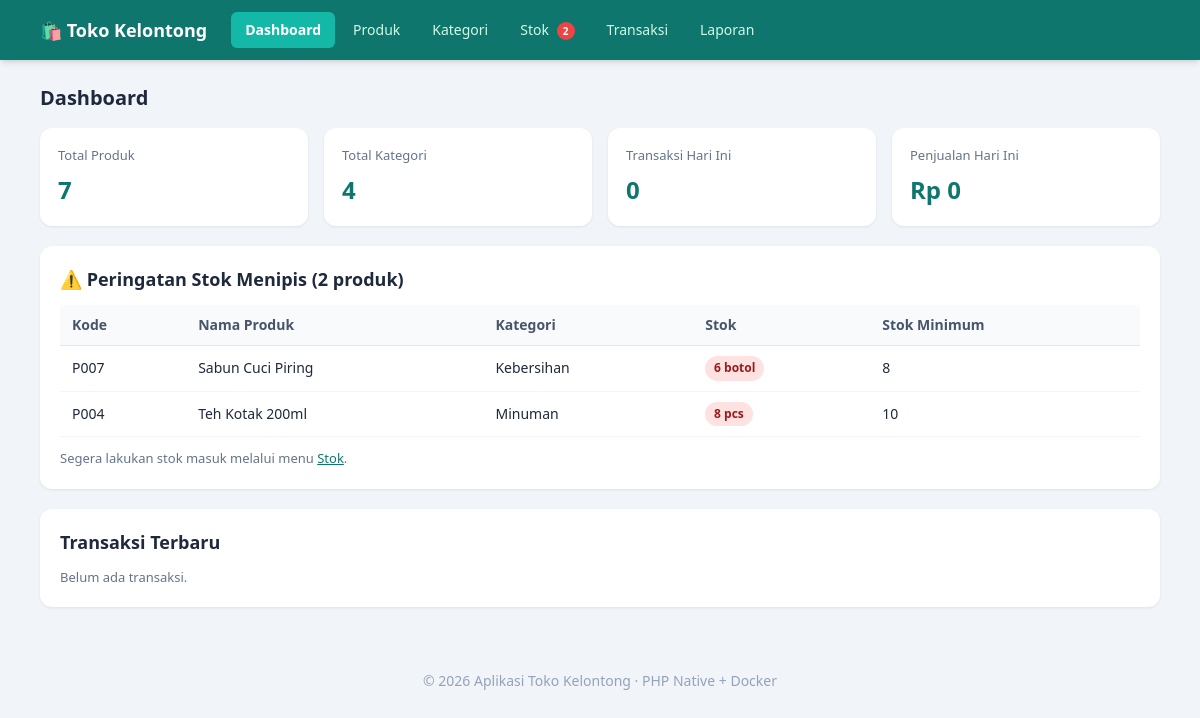
Before: / with the older database file.
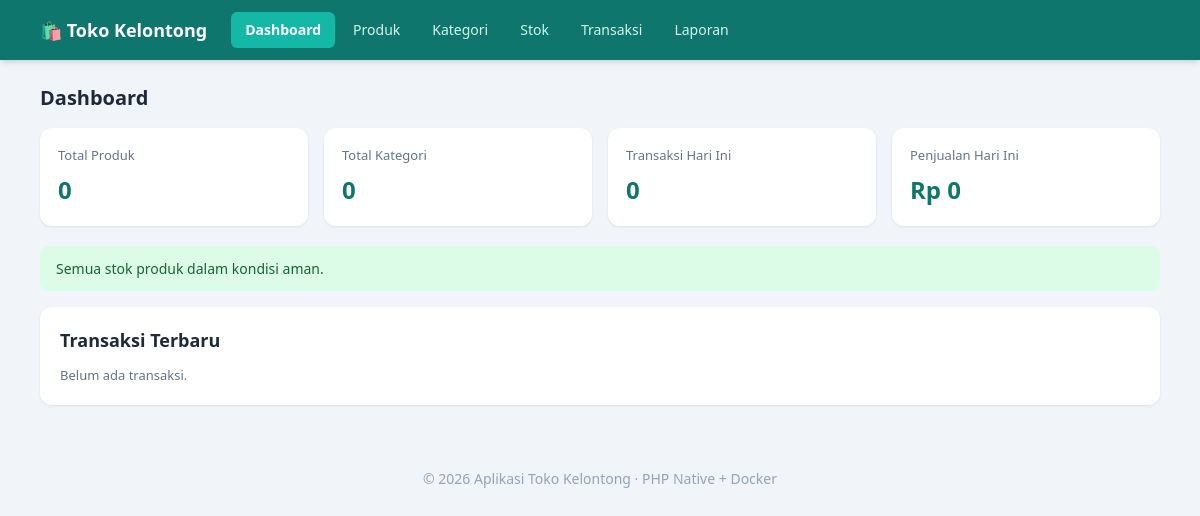
After: the same page with the newer database file.
### tables this page shows
CREATE TABLE produk (
  id INT AUTO_INCREMENT PRIMARY KEY,
  kode VARCHAR(50) NOT NULL UNIQUE,
  nama VARCHAR(150) NOT NULL,
  harga DECIMAL(12,2) NOT NULL DEFAULT 0,
  satuan VARCHAR(30) NOT NULL DEFAULT 'pcs',
  kategori_id INT NULL,
  stok INT NOT NULL DEFAULT 0,
  stok_minimum INT NOT NULL DEFAULT 5,
  created_at TIMESTAMP DEFAULT CURRENT_TIMESTAMP,
  CONSTRAINT fk_produk_kategori FOREIGN KEY (kategori_id) REFERENCES kategori(id) ON DELETE SET NULL
);

CREATE TABLE kategori (
  id INT AUTO_INCREMENT PRIMARY KEY,
  nama VARCHAR(100) NOT NULL UNIQUE,
  created_at TIMESTAMP DEFAULT CURRENT_TIMESTAMP
);

### config.php (called while the page is built, shortened)
<?php
function db(): PDO
{
    static $pdo = null;
    if ($pdo === null) {
        $dsn = 'mysql:host=' . DB_HOST . ';dbname=' . DB_NAME . ';charset=utf8mb4';
        try {
            $pdo = new PDO($dsn, DB_USER, DB_PASS, [
                PDO::ATTR_ERRMODE => PDO::ERRMODE_EXCEPTION,
                PDO::ATTR_DEFAULT_FETCH_MODE => PDO::FETCH_ASSOC,
                PDO::ATTR_EMULATE_PREPARES => false,
            ]);
        } catch (PDOException $e) {
            error_log('Koneksi database gagal: ' . $e->getMessage());
            http_response_code(500);
            die('Koneksi database gagal. Silakan hubungi administrator.');
        }
    }
    return $pdo;
}
function e($str): string
{
    return htmlspecialchars((string)$str, ENT_QUOTES, 'UTF-8');
}
function produk_stok_menipis(): array
{
    return db()->query('SELECT p.*, k.nama AS kategori_nama
                        FROM produk p
                        LEFT JOIN kategori k ON k.id = p.kategori_id
                        WHERE p.stok <= p.stok_minimum
                        ORDER BY p.stok ASC')->fetchAll();
}

### index.php (the view, shortened to what the changed rows need)
<?php
require_once __DIR__ . '/config.php';
$totalProduk   = (int) db()->query('SELECT COUNT(*) FROM produk')->fetchColumn();
$totalKategori = (int) db()->query('SELECT COUNT(*) FROM kategori')->fetchColumn();
$menipis       = produk_stok_menipis();
$trxTerbaru = db()->query('SELECT * FROM transaksi ORDER BY created_at DESC LIMIT 5')->fetchAll();
require_once __DIR__ . '/header.php';
?>
<h2 class="text-xl font-bold mb-4">Dashboard</h2>
<div class="flex gap-4 flex-wrap mb-5">
  <div class="stat">
    <div class="label">Total Produk</div>
    <div class="value"><?= $totalProduk ?></div>
  </div>
  <div class="stat">
    <div class="label">Total Kategori</div>
    <div class="value"><?= $totalKategori ?></div>
  </div>
  <div class="stat">
  </div>
  <div class="stat">
  </div>
</div>
<?php if ($menipis): ?>
<div class="card">
  <h2>&#9888; Peringatan Stok Menipis (<?= count($menipis) ?> produk)</h2>
  <div class="overflow-x-auto">
  <table class="w-full border-collapse text-sm">
    <thead>
      <tr class="bg-slate-50 text-slate-600 text-left">
        <th class="px-3 py-2.5 border-b border-slate-200 font-semibold">Kode</th>
        <th class="px-3 py-2.5 border-b border-slate-200 font-semibold">Nama Produk</th>
        <th class="px-3 py-2.5 border-b border-slate-200 font-semibold">Kategori</th>
        <th class="px-3 py-2.5 border-b border-slate-200 font-semibold">Stok</th>
        <th class="px-3 py-2.5 border-b border-slate-200 font-semibold">Stok Minimum</th>
      </tr>
    </thead>
    <tbody>
      <?php foreach ($menipis as $p): ?>
      <tr class="hover:bg-slate-50">
        <td class="px-3 py-2.5 border-b border-slate-100"><?= e($p['kode']) ?></td>
        <td class="px-3 py-2.5 border-b border-slate-100"><?= e($p['nama']) ?></td>
        <td class="px-3 py-2.5 border-b border-slate-100"><?= e($p['kategori_nama'] ?? '-') ?></td>
        <td class="px-3 py-2.5 border-b border-slate-100"><span class="badge badge-low"><?= (int)$p['stok'] ?> <?= e($p['satuan']) ?></span></td>
        <td class="px-3 py-2.5 border-b border-slate-100"><?= (int)$p['stok_minimum'] ?></td>
      </tr>
      <?php endforeach; ?>
    </tbody>
  </table>
  </div>
  <p class="muted mt-3 mb-0">Segera lakukan stok masuk melalui menu <a class="text-brand underline" href="stok.php">Stok</a>.</p>
</div>
<?php else: ?>
<div class="alert alert-success">Semua stok produk dalam kondisi aman.</div>
<?php endif; ?>
<div class="card">
  <h2>Transaksi Terbaru</h2>
  <?php if ($trxTerbaru): ?>
  <div class="overflow-x-auto">
  <table class="w-full border-collapse text-sm">
    <thead>
      <tr class="bg-slate-50 text-slate-600 text-left">
        <th class="px-3 py-2.5 border-b border-slate-200 font-semibold">Kode</th>
        <th class="px-3 py-2.5 border-b border-slate-200 font-semibold">Tanggal</th>
        <th class="px-3 py-2.5 border-b border-slate-200 font-semibold">Total</th>
        <th class="px-3 py-2.5 border-b border-slate-200 font-semibold"></th>
      </tr>
    </thead>
    <tbody>
      <?php foreach ($trxTerbaru as $t): ?>
      <tr class="hover:bg-slate-50">
        <td class="px-3 py-2.5 border-b border-slate-100"><?= e($t['kode_transaksi']) ?></td>
        <td class="px-3 py-2.5 border-b border-slate-100"><?= e(date('d-m-Y', strtotime($t['tanggal']))) ?></td>
        <td class="px-3 py-2.5 border-b border-slate-100"><?= rupiah($t['total']) ?></td>
        <td class="px-3 py-2.5 border-b border-slate-100"><a class="btn btn-sm" href="transaksi.php?action=detail&id=<?= (int)$t['id'] ?>">Detail</a></td>
      </tr>
      <?php endforeach; ?>
    </tbody>
  </table>
  </div>
  <?php else: ?>
  <p class="muted">Belum ada transaksi.</p>
  <?php endif; ?>
</div>
<?php require_once __DIR__ . '/footer.php'; ?>

### header.php (shortened to what the changed rows need)
<?php
$halaman = basename($_SERVER['PHP_SELF']);
$menu = [
    'index.php'     => 'Dashboard',
    'produk.php'    => 'Produk',
    'kategori.php'  => 'Kategori',
    'stok.php'      => 'Stok',
    'transaksi.php' => 'Transaksi',
    'laporan.php'   => 'Laporan',
];
$stokMenipisJumlah = 0;
try {
    $stokMenipisJumlah = count(produk_stok_menipis());
} catch (Throwable $ex) {
    $stokMenipisJumlah = 0;
}
?>
<!DOCTYPE html>
<html lang="id">
<head>
<script src="https://cdn.tailwindcss.com"></script>
</head>
<body class="bg-slate-100 text-slate-800 antialiased">
<header class="bg-brand text-white shadow-md">
  <div class="max-w-6xl mx-auto px-4 py-3 flex flex-wrap items-center gap-x-6 gap-y-3">
    <h1 class="text-lg font-bold flex items-center gap-2 whitespace-nowrap">&#128717; Toko Kelontong</h1>
    <nav class="flex flex-wrap items-center gap-1">
      <?php foreach ($menu as $file => $label): ?>
        <?php $aktif = $halaman === $file; ?>
        <a href="<?= e($file) ?>"
           class="px-3.5 py-2 rounded-md text-sm transition-colors relative <?= $aktif ? 'bg-brand-light text-white font-semibold' : 'text-emerald-100 hover:bg-brand-dark hover:text-white' ?>">
          <?= e($label) ?>
          <?php if ($file === 'stok.php' && $stokMenipisJumlah > 0): ?>
            <span class="ml-1 inline-flex items-center justify-center min-w-[18px] h-[18px] px-1 rounded-full bg-red-500 text-white text-[10px] font-bold align-middle"><?= $stokMenipisJumlah ?></span>
          <?php endif; ?>
        </a>
      <?php endforeach; ?>
    </nav>
  </div>
</header>
<main class="max-w-6xl mx-auto px-4 py-6">

Changed rows visible on the page:
removed produk: kode "P007", nama "Sabun Cuci Piring", kategori.nama "Kebersihan", stok "6", satuan "botol", stok_minimum "8"
removed produk: kode "P004", nama "Teh Kotak 200ml", kategori.nama "Minuman", stok "8", satuan "pcs", stok_minimum "10"
Other visible differences:
$totalProduk: "7" → "0"
$totalKategori: "4" → "0"
count($menipis): "2" → (not shown)
text no longer shown: "⚠ Peringatan Stok Menipis ( produk) Kode Nama Produk Kategori Stok Stok Minimum Segera lakukan stok masuk melalui menu Stok ."
text now shown: "Semua stok produk dalam kondisi aman."
list line gone: "2"
